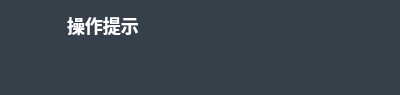
<?xml version="1.0" encoding="UTF-8"?>
<ui version="4.0">
 <class>TipsDlgView</class>
 <widget class="QWidget" name="TipsDlgView">
  <property name="geometry">
   <rect>
    <x>0</x>
    <y>0</y>
    <width>400</width>
    <height>95</height>
   </rect>
  </property>
  <property name="maximumSize">
   <size>
    <width>400</width>
    <height>16777215</height>
   </size>
  </property>
  <property name="font">
   <font>
    <pointsize>-1</pointsize>
    <weight>75</weight>
    <bold>true</bold>
   </font>
  </property>
  <property name="windowTitle">
   <string>Dialog</string>
  </property>
  <property name="styleSheet">
   <string notr="true">#TipsDlgView{background-color: rgb(54, 64, 74);}

QWidget{font-size:18px;color:rgb(255,255,255)}</string>
  </property>
  <layout class="QHBoxLayout" name="horizontalLayout_2" stretch="1,6">
   <property name="leftMargin">
    <number>6</number>
   </property>
   <property name="topMargin">
    <number>10</number>
   </property>
   <property name="rightMargin">
    <number>6</number>
   </property>
   <property name="bottomMargin">
    <number>6</number>
   </property>
   <item>
    <layout class="QVBoxLayout" name="verticalLayout" stretch="1,3">
     <property name="spacing">
      <number>0</number>
     </property>
     <property name="leftMargin">
      <number>10</number>
     </property>
     <property name="topMargin">
      <number>5</number>
     </property>
     <item>
      <widget class="QLabel" name="Tipicon">
       <property name="sizePolicy">
        <sizepolicy hsizetype="Fixed" vsizetype="Fixed">
         <horstretch>0</horstretch>
         <verstretch>0</verstretch>
        </sizepolicy>
       </property>
       <property name="minimumSize">
        <size>
         <width>30</width>
         <height>30</height>
        </size>
       </property>
       <property name="maximumSize">
        <size>
         <width>30</width>
         <height>30</height>
        </size>
       </property>
       <property name="styleSheet">
        <string notr="true"/>
       </property>
       <property name="text">
        <string/>
       </property>
       <property name="pixmap">
        <pixmap resource="../../myicon.qrc">:/resources/image/tip.png</pixmap>
       </property>
       <property name="scaledContents">
        <bool>true</bool>
       </property>
      </widget>
     </item>
     <item>
      <widget class="QLabel" name="empty">
       <property name="text">
        <string/>
       </property>
      </widget>
     </item>
    </layout>
   </item>
   <item>
    <layout class="QVBoxLayout" name="verticalLayout_2" stretch="1,3">
     <property name="spacing">
      <number>0</number>
     </property>
     <item>
      <layout class="QHBoxLayout" name="horizontalLayout">
       <item>
        <widget class="QLabel" name="TipTitle">
         <property name="styleSheet">
          <string notr="true">font:18px &quot;微软雅黑&quot;;</string>
         </property>
         <property name="text">
          <string>操作提示</string>
         </property>
        </widget>
       </item>
       <item>
        <spacer name="horizontalSpacer">
         <property name="orientation">
          <enum>Qt::Horizontal</enum>
         </property>
         <property name="sizeHint" stdset="0">
          <size>
           <width>40</width>
           <height>20</height>
          </size>
         </property>
        </spacer>
       </item>
       <item>
        <widget class="QPushButton" name="pushButton">
         <property name="sizePolicy">
          <sizepolicy hsizetype="Fixed" vsizetype="Fixed">
           <horstretch>0</horstretch>
           <verstretch>0</verstretch>
          </sizepolicy>
         </property>
         <property name="minimumSize">
          <size>
           <width>30</width>
           <height>30</height>
          </size>
         </property>
         <property name="maximumSize">
          <size>
           <width>30</width>
           <height>30</height>
          </size>
         </property>
         <property name="styleSheet">
          <string notr="true">border:none;</string>
         </property>
         <property name="text">
          <string/>
         </property>
         <property name="icon">
          <iconset resource="../../myicon.qrc">
           <normaloff>:/resources/image/icon-close.png</normaloff>:/resources/image/icon-close.png</iconset>
         </property>
         <property name="iconSize">
          <size>
           <width>16</width>
           <height>16</height>
          </size>
         </property>
        </widget>
       </item>
      </layout>
     </item>
     <item>
      <widget class="QLabel" name="tiplabel">
       <property name="maximumSize">
        <size>
         <width>300</width>
         <height>16777215</height>
        </size>
       </property>
       <property name="styleSheet">
        <string notr="true">font:18px &quot;微软雅黑&quot;;</string>
       </property>
       <property name="text">
        <string/>
       </property>
       <property name="alignment">
        <set>Qt::AlignLeading|Qt::AlignLeft|Qt::AlignVCenter</set>
       </property>
       <property name="wordWrap">
        <bool>true</bool>
       </property>
       <property name="margin">
        <number>10</number>
       </property>
       <property name="indent">
        <number>-1</number>
       </property>
      </widget>
     </item>
    </layout>
   </item>
  </layout>
 </widget>
 <resources>
  <include location="../../myicon.qrc"/>
 </resources>
 <connections/>
</ui>
